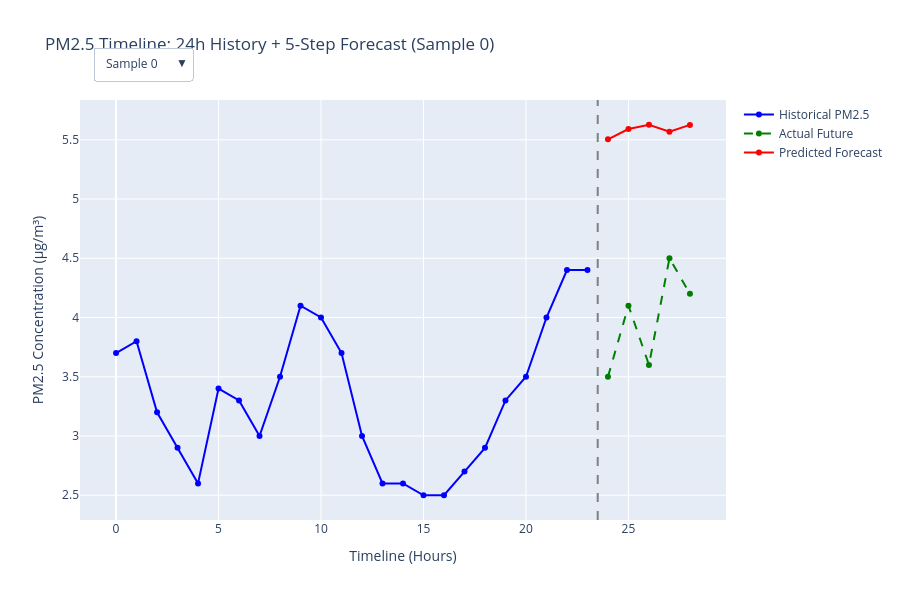

The cell this chart's notebook holds for it:
### Code cell
import plotly.graph_objects as go

target_min = scaler.min_[-1]
target_scale = scaler.scale_[-1]

y_test_true_rescaled = (y_test - target_min) / target_scale
y_test_pred_rescaled = (pred - target_min) / target_scale

test_start_idx = split + lookback
pm25_raw = air_qual["pm2_5 (μg/m³)"].values

# Timeline Arrays for X-axis positioning
history_x = list(range(lookback))
forecast_x = list(range(lookback, lookback + forecast_steps))

fig = go.Figure()

sample_idx = 0
global_start = test_start_idx + sample_idx

fig.add_trace(go.Scatter(
    x=history_x, 
    y=pm25_raw[global_start - lookback : global_start],
    mode='lines+markers', name='Historical PM2.5', line=dict(color='blue')
))

fig.add_trace(go.Scatter(
    x=forecast_x, 
    y=y_test_true_rescaled[sample_idx],
    mode='lines+markers', name='Actual Future', line=dict(color='green', dash='dash')
))

fig.add_trace(go.Scatter(
    x=forecast_x, 
    y=y_test_pred_rescaled[sample_idx],
    mode='lines+markers', name='Predicted Forecast', line=dict(color='red')
))

# 2. Build the dropdown menus for the first 50 test samples
num_samples_to_show = min(50, len(x_test))
buttons = []

for idx in range(num_samples_to_show):
    visibility = [False] * (num_samples_to_show * 3)
    visibility[idx * 3] = True
    visibility[idx * 3 + 1] = True
    visibility[idx * 3 + 2] = True
    
    button = dict(
        label=f"Sample {idx}",
        method="update",
        args=[
            {"visible": visibility},
            {"title": f"PM2.5 Timeline: 24h History + 5-Step Forecast (Sample {idx})"}
        ]
    )
    buttons.append(button)

# 3. Generate all remaining hidden traces for the selector upfront
for idx in range(1, num_samples_to_show):
    g_start = test_start_idx + idx
    fig.add_trace(go.Scatter(
        x=history_x, y=pm25_raw[g_start - lookback : g_start],
        mode='lines+markers', name='Historical PM2.5', line=dict(color='blue'), visible=False
    ))
    # Actual
    fig.add_trace(go.Scatter(
        x=forecast_x, y=y_test_true_rescaled[idx],
        mode='lines+markers', name='Actual Future', line=dict(color='green', dash='dash'), visible=False
    ))
    # Predicted
    fig.add_trace(go.Scatter(
        x=forecast_x, y=y_test_pred_rescaled[idx],
        mode='lines+markers', name='Predicted Forecast', line=dict(color='red'), visible=False
    ))

# 4. Final Layout Customization
fig.update_layout(
    updatemenus=[dict(active=0, buttons=buttons, direction="down", pad={"r": 10, "t": 10}, showactive=True, x=0.02, xanchor="left", y=1.15, yanchor="top")],
    title="PM2.5 Timeline: 24h History + 5-Step Forecast (Sample 0)",
    xaxis_title="Timeline (Hours)",
    yaxis_title="PM2.5 Concentration (μg/m³)",
    height=600,
    showlegend=True
)

fig.add_vline(x=23.5, line_width=2, line_dash="dash", line_color="gray")

fig.show()
